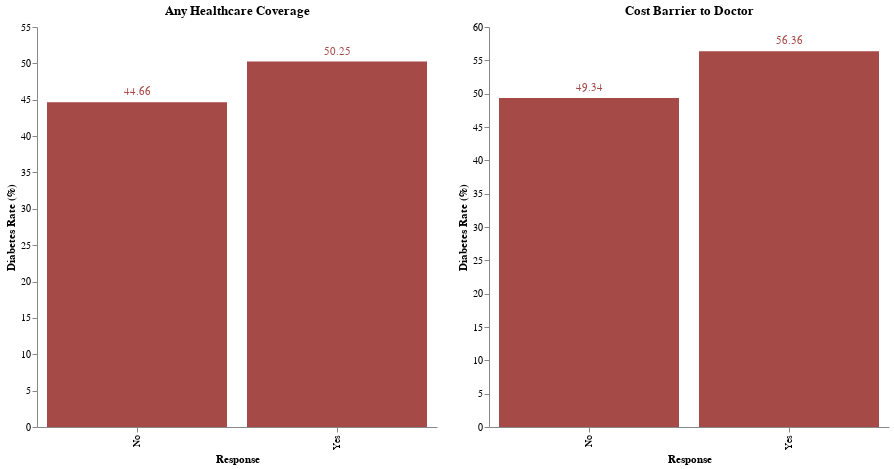

Notebook source saved alongside this figure:
### Markdown cell above
## FINAL: Graph 1  - Coverage & Cost vs Diabetes

### Code cell
selected_region1 = alt.selection_point(encodings=['x'])
selected_region2 = alt.selection_point(encodings=['x'])

# COVERAGE
coverage_data = df_brfss.groupby('anyhealthcare')['diabetes_binary'].mean() * 100
coverage_df = pd.DataFrame({
    'Response': coverage_data.index.map({0: 'No', 1: 'Yes'}),
    'Diabetes Rate (%)': coverage_data.values,
    'Variable': 'Any Healthcare Coverage'
})

coverage = alt.Chart(coverage_df).mark_bar().encode(
    x='Response:N',
    y='Diabetes Rate (%):Q',
    color=alt.condition(selected_region1, alt.ColorValue("#a64a47"), alt.ColorValue("grey")),
    tooltip=[
        alt.Tooltip('Variable:N', title='Factor'),
        alt.Tooltip('Response:N', title='Response'),
        alt.Tooltip('Diabetes Rate (%):Q', title='Diabetes Rate (%)', format='.2f')
    ]
).properties(
    width=400,
    height=400,
    title='Any Healthcare Coverage'
).add_params(selected_region1)

# Add text labels
cov_text = coverage.mark_text(
    align='center',
    baseline='bottom',
    dy=-5,
    fontSize=11
).encode(
    text=alt.Text('Diabetes Rate (%):Q', format='.2f')
)

# COST
cost_data = df_brfss.groupby('nodocbccost')['diabetes_binary'].mean() * 100
cost_df = pd.DataFrame({
    'Response': cost_data.index.map({0: 'No', 1: 'Yes'}),
    'Diabetes Rate (%)': cost_data.values,
    'Variable': "Didn't See Doctor Due to Cost"
})

cost = alt.Chart(cost_df).mark_bar().encode(
    x= alt.X('Response:N'),
    y= alt.Y('Diabetes Rate (%):Q'),
    color=alt.condition(selected_region2, alt.ColorValue("#a64a47"), alt.ColorValue("grey")),
    tooltip=[
        alt.Tooltip('Variable:N', title='Factor'),
        alt.Tooltip('Response:N', title='Response'),
        alt.Tooltip('Diabetes Rate (%):Q', title='Diabetes Rate (%)', format='.2f')
    ]
).properties(
    width=400,
    height=400,
    title='Cost Barrier to Doctor'
).add_params(selected_region2)

# Add text labels
covtext = coverage.mark_text(
    align='center',
    baseline='bottom',
    dy=-5,
    fontSize=11
).encode(
    text=alt.Text('Diabetes Rate (%):Q', format='.2f')
)

costext = cost.mark_text(
    align='center',
    baseline='bottom',
    dy=-5,
    fontSize=11
).encode(
    text=alt.Text('Diabetes Rate (%):Q', format='.2f')
)

coverage_chart = coverage + covtext
cost_chart = cost + costext
#coverage_chart | cost_chart

final_chart = (coverage_chart | cost_chart).configure_axis(
    grid=False
).configure_view(
    strokeWidth=0
)

final_chart

### Figure 1 — Vega-Lite specification as saved in the notebook (floating-point values rounded to 4 significant figures)
{"config": {"view": {"continuousWidth": 300, "continuousHeight": 300, "strokeWidth": 0}, "axis": {"grid": false}}, "hconcat": [{"layer": [{"mark": {"type": "bar"}, "encoding": {"color": {"condition": {"param": "param_4", "value": "#a64a47"}, "value": "grey"}, "tooltip": [{"field": "Variable", "title": "Factor", "type": "nominal"}, {"field": "Response", "title": "Response", "type": "nominal"}, {"field": "Diabetes Rate (%)", "format": ".2f", "title": "Diabetes Rate (%)", "type": "quantitative"}], "x": {"field": "Response", "type": "nominal"}, "y": {"field": "Diabetes Rate (%)", "type": "quantitative"}}, "name": "view_4", "title": "Any Healthcare Coverage"}, {"mark": {"type": "text", "align": "center", "baseline": "bottom", "dy": -5, "fontSize": 11}, "encoding": {"color": {"condition": {"param": "param_4", "value": "#a64a47"}, "value": "grey"}, "text": {"field": "Diabetes Rate (%)", "format": ".2f", "type": "quantitative"}, "tooltip": [{"field": "Variable", "title": "Factor", "type": "nominal"}, {"field": "Response", "title": "Response", "type": "nominal"}, {"field": "Diabetes Rate (%)", "format": ".2f", "title": "Diabetes Rate (%)", "type": "quantitative"}], "x": {"field": "Response", "type": "nominal"}, "y": {"field": "Diabetes Rate (%)", "type": "quantitative"}}, "title": "Any Healthcare Coverage"}], "data": {"name": "data-d7597089da6af510a357aad877c04f4e"}, "height": 400, "width": 400}, {"layer": [{"mark": {"type": "bar"}, "encoding": {"color": {"condition": {"param": "param_5", "value": "#a64a47"}, "value": "grey"}, "tooltip": [{"field": "Variable", "title": "Factor", "type": "nominal"}, {"field": "Response", "title": "Response", "type": "nominal"}, {"field": "Diabetes Rate (%)", "format": ".2f", "title": "Diabetes Rate (%)", "type": "quantitative"}], "x": {"field": "Response", "type": "nominal"}, "y": {"field": "Diabetes Rate (%)", "type": "quantitative"}}, "name": "view_5", "title": "Cost Barrier to Doctor"}, {"mark": {"type": "text", "align": "center", "baseline": "bottom", "dy": -5, "fontSize": 11}, "encoding": {"color": {"condition": {"param": "param_5", "value": "#a64a47"}, "value": "grey"}, "text": {"field": "Diabetes Rate (%)", "format": ".2f", "type": "quantitative"}, "tooltip": [{"field": "Variable", "title": "Factor", "type": "nominal"}, {"field": "Response", "title": "Response", "type": "nominal"}, {"field": "Diabetes Rate (%)", "format": ".2f", "title": "Diabetes Rate (%)", "type": "quantitative"}], "x": {"field": "Response", "type": "nominal"}, "y": {"field": "Diabetes Rate (%)", "type": "quantitative"}}, "title": "Cost Barrier to Doctor"}], "data": {"name": "data-42d67008bdce9090410306bac7bba9ef"}, "height": 400, "width": 400}], "params": [{"name": "param_4", "select": {"type": "point", "encodings": ["x"]}, "views": ["view_4"]}, {"name": "param_5", "select": {"type": "point", "encodings": ["x"]}, "views": ["view_5"]}], "$schema": "https://vega.github.io/schema/vega-lite/v5.20.1.json", "datasets": {"data-d7597089da6af510a357aad877c04f4e": [{"Response": "No", "Diabetes Rate (%)": 44.66, "Variable": "Any Healthcare Coverage"}, {"Response": "Yes", "Diabetes Rate (%)": 50.25, "Variable": "Any Healthcare Coverage"}], "data-42d67008bdce9090410306bac7bba9ef": [{"Response": "No", "Diabetes Rate (%)": 49.34, "Variable": "Didn't See Doctor Due to Cost"}, {"Response": "Yes", "Diabetes Rate (%)": 56.36, "Variable": "Didn't See Doctor Due to Cost"}]}}
